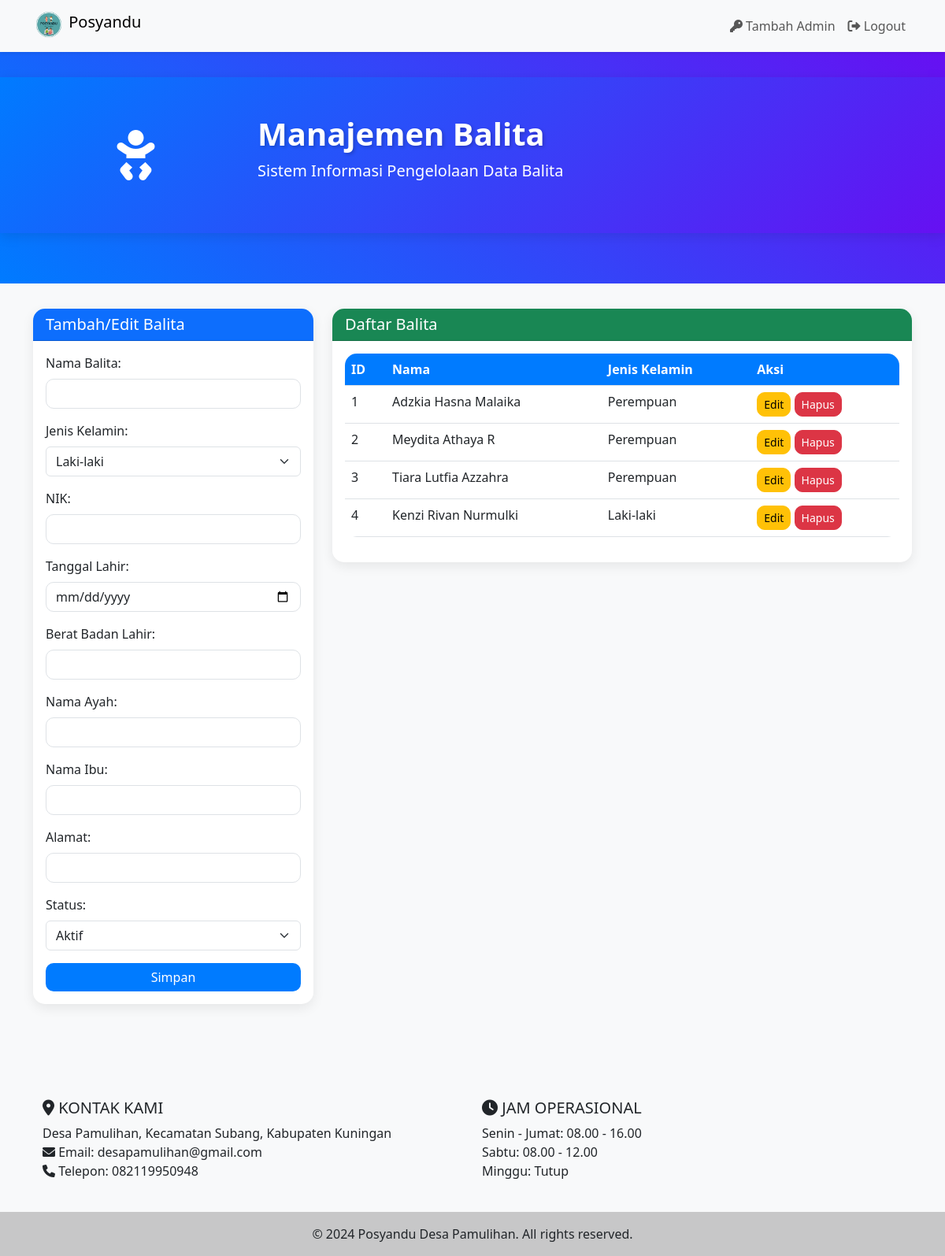
The page /crud/balita_crud.php (signed in) on the database as committed earlier.
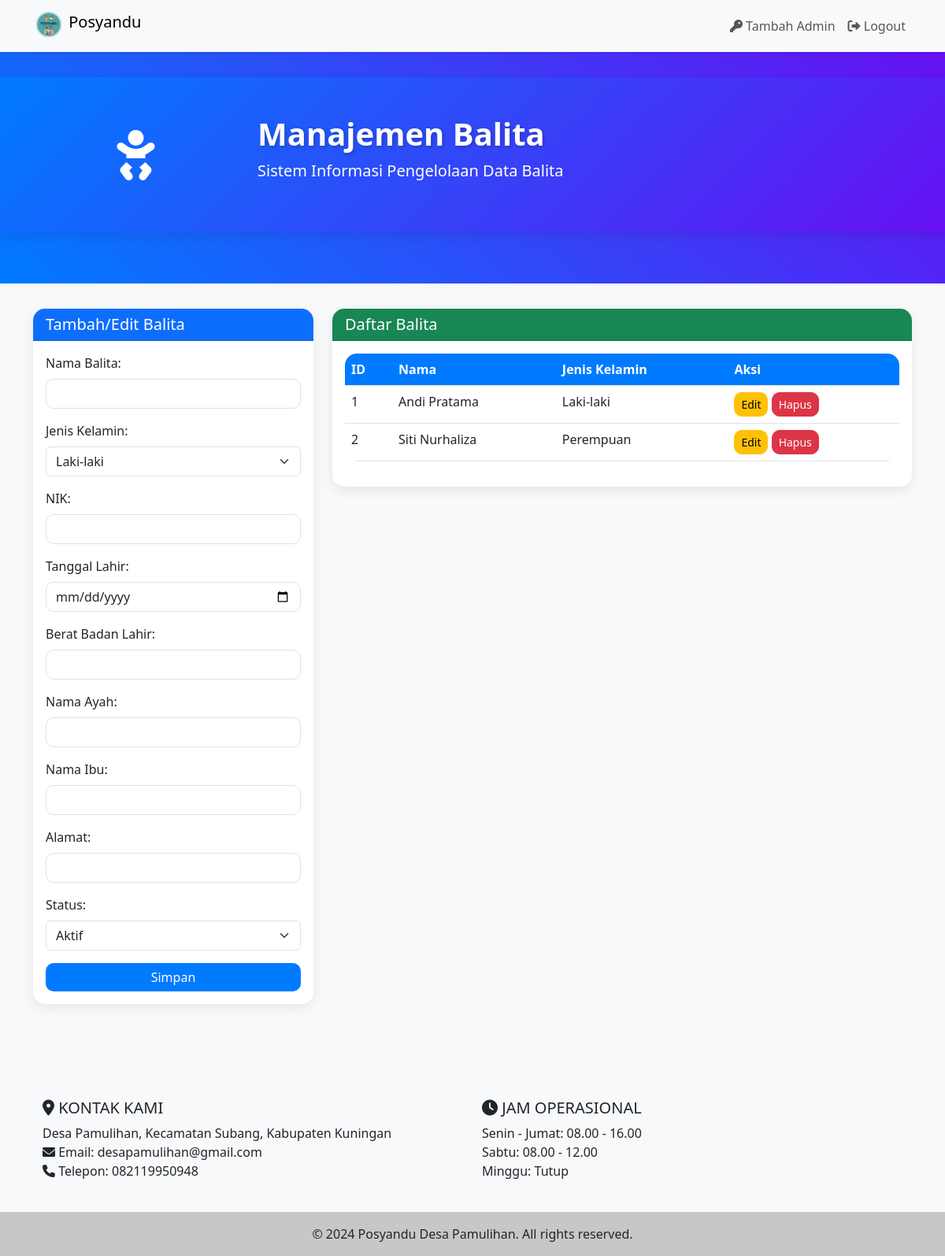
The same page on the database as committed later.
### tables this page shows
CREATE TABLE balita (
    id_balita INTEGER PRIMARY KEY,
    no INTEGER,
    nama_balita TEXT,
    jenis_kelamin TEXT,
    nik TEXT,
    tanggal_lahir DATE,
    berat_badan_lahir INTEGER,
    nama_ayah TEXT,
    nama_ibu TEXT,
    alamat TEXT,
    status TEXT CHECK (status IN ('Aktif', 'Lulus', 'Keluar', 'Pindah', 'Meninggal', 'Tidak Aktif'))
);

### crud/balita_crud.php (the view, shortened to what the changed rows need)
<?php
require_once __DIR__ . '/../config/config.php';
require_once __DIR__ . '/../includes/header_dashboard.php';
$balitas = $db->query("SELECT * FROM balita")->fetchAll(PDO::FETCH_ASSOC);
?>
<!DOCTYPE html>
<html lang="id">
<head>
    <link href="https://cdn.jsdelivr.net/npm/bootstrap@5.3.0-alpha1/dist/css/bootstrap.min.css" rel="stylesheet">
    <link href="https://cdnjs.cloudflare.com/ajax/libs/font-awesome/6.0.0-beta3/css/all.min.css" rel="stylesheet">
</head>
<body>
<header class="header animate__animated animate__fadeIn">
<div class="title-container">
    <div class="container">
        <div class="row align-items-center">
            <div class="col-md-9">
                <h1 class="animated-title">Manajemen Balita</h1>
            </div>
        </div>
    </div>
</div>
</header>
<div class="container mb-5">
    <div class="row">
        <div class="col-md-8">
            <div class="card">
                <div class="card-body">
                    <div class="table-responsive">
                        <table class="table table-hover">
                            <thead>
                                <tr>
                                    <th>ID</th>
                                    <th>Nama</th>
                                    <th>Jenis Kelamin</th>
                                    <th>Aksi</th>
                                </tr>
                            </thead>
                            <tbody>
                                <?php foreach ($balitas as $balita): ?>
                                    <tr id="balita-row-<?php echo htmlspecialchars($balita['id_balita']); ?>">
                                        <td><?php echo htmlspecialchars($balita['id_balita']); ?></td>
                                        <td><?php echo htmlspecialchars($balita['nama_balita']); ?></td>
                                        <td><?php echo htmlspecialchars($balita['jenis_kelamin']); ?></td>
                                        <td>
                                            <a href="balita_crud.php?edit=<?php echo htmlspecialchars($balita['id_balita']); ?>" class="btn btn-warning btn-sm">Edit</a>
                                            <button type="button" class="btn btn-danger btn-sm delete-balita" data-id="<?php echo htmlspecialchars($balita['id_balita']); ?>">Hapus</button>
                                        </td>
                                    </tr>
                                <?php endforeach; ?>
                            </tbody>
                        </table>
                    </div>
                </div>
            </div>
        </div>
    </div>
</div>
</body>
</html>
<?php include __DIR__ . '/../includes/footer_dashboard.php'; ?>

Rows that differ between the two databases and show on the page:
removed balita: id_balita "3", nama_balita "Tiara Lutfia Azzahra", jenis_kelamin "Perempuan"
removed balita: id_balita "4", nama_balita "Kenzi Rivan Nurmulki", jenis_kelamin "Laki-laki"
changed balita id 1: nama_balita "Adzkia Hasna Malaika" → "Andi Pratama"; jenis_kelamin "Perempuan" → "Laki-laki"
changed balita "Perempuan": nama_balita "Meydita Athaya R" → "Siti Nurhaliza"
